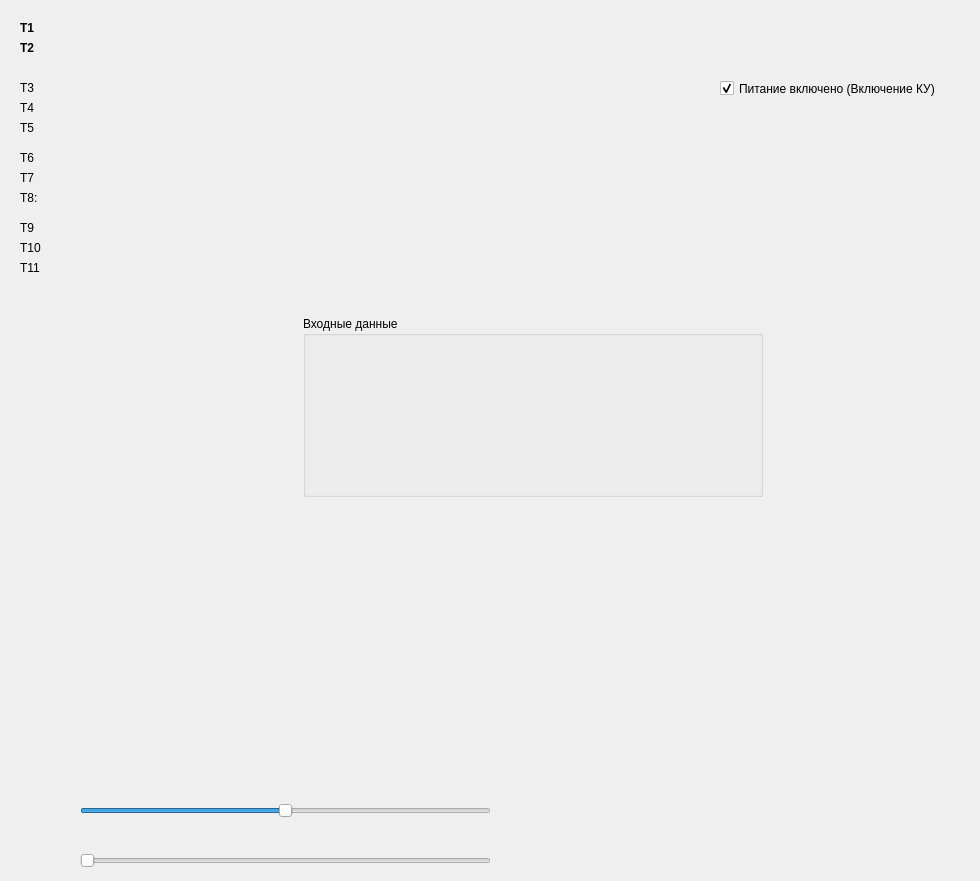
      <widget class="QWidget" name="tab">
       <attribute name="title">
        <string>Служебные</string>
       </attribute>
       <widget class="QSlider" name="horizontalSlider_4">
        <property name="geometry">
         <rect>
          <x>80</x>
          <y>800</y>
          <width>411</width>
          <height>22</height>
         </rect>
        </property>
        <property name="maximum">
         <number>200</number>
        </property>
        <property name="sliderPosition">
         <number>100</number>
        </property>
        <property name="orientation">
         <enum>Qt::Horizontal</enum>
        </property>
       </widget>
       <widget class="QSlider" name="horizontalSlider_5">
        <property name="geometry">
         <rect>
          <x>80</x>
          <y>850</y>
          <width>411</width>
          <height>22</height>
         </rect>
        </property>
        <property name="maximum">
         <number>500</number>
        </property>
        <property name="orientation">
         <enum>Qt::Horizontal</enum>
        </property>
       </widget>
       <widget class="QLabel" name="text_8">
        <property name="geometry">
         <rect>
          <x>20</x>
          <y>190</y>
          <width>271</width>
          <height>16</height>
         </rect>
        </property>
        <property name="text">
         <string>T8:</string>
        </property>
       </widget>
       <widget class="QLabel" name="text_2">
        <property name="geometry">
         <rect>
          <x>20</x>
          <y>40</y>
          <width>281</width>
          <height>16</height>
         </rect>
        </property>
        <property name="font">
         <font>
          <family>Segoe UI</family>
          <pointsize>9</pointsize>
          <weight>75</weight>
          <bold>true</bold>
         </font>
        </property>
        <property name="text">
         <string>T2</string>
        </property>
       </widget>
       <widget class="QLabel" name="text_3">
        <property name="geometry">
         <rect>
          <x>20</x>
          <y>80</y>
          <width>251</width>
          <height>16</height>
         </rect>
        </property>
        <property name="text">
         <string>T3</string>
        </property>
       </widget>
       <widget class="QLabel" name="text_5">
        <property name="geometry">
         <rect>
          <x>20</x>
          <y>120</y>
          <width>271</width>
          <height>16</height>
         </rect>
        </property>
        <property name="text">
         <string>T5</string>
        </property>
       </widget>
       <widget class="QLabel" name="text_7">
        <property name="geometry">
         <rect>
          <x>20</x>
          <y>170</y>
          <width>271</width>
          <height>16</height>
         </rect>
        </property>
        <property name="text">
         <string>T7</string>
        </property>
       </widget>
       <widget class="QLabel" name="text_1">
        <property name="geometry">
         <rect>
          <x>20</x>
          <y>20</y>
          <width>281</width>
          <height>16</height>
         </rect>
        </property>
        <property name="font">
         <font>
          <family>Segoe UI</family>
          <pointsize>9</pointsize>
          <weight>75</weight>
          <bold>true</bold>
         </font>
        </property>
        <property name="text">
         <string>T1</string>
        </property>
       </widget>
       <widget class="QLabel" name="text_6">
        <property name="geometry">
         <rect>
          <x>20</x>
          <y>150</y>
          <width>251</width>
          <height>16</height>
         </rect>
        </property>
        <property name="text">
         <string>T6</string>
        </property>
       </widget>
       <widget class="QCheckBox" name="checkBox">
        <property name="geometry">
         <rect>
          <x>720</x>
          <y>80</y>
          <width>251</width>
          <height>17</height>
         </rect>
        </property>
        <property name="text">
         <string>Питание включено (Включение КУ)</string>
        </property>
        <property name="checked">
         <bool>true</bool>
        </property>
       </widget>
       <widget class="QLabel" name="text_10">
        <property name="geometry">
         <rect>
          <x>20</x>
          <y>240</y>
          <width>271</width>
          <height>16</height>
         </rect>
        </property>
        <property name="text">
         <string>T10</string>
        </property>
       </widget>
       <widget class="QLabel" name="text_9">
        <property name="geometry">
         <rect>
          <x>20</x>
          <y>220</y>
          <width>251</width>
          <height>16</height>
         </rect>
        </property>
        <property name="text">
         <string>T9</string>
        </property>
       </widget>
       <widget class="QLabel" name="text_4">
        <property name="geometry">
         <rect>
          <x>20</x>
          <y>100</y>
          <width>271</width>
          <height>16</height>
         </rect>
        </property>
        <property name="text">
         <string>T4</string>
        </property>
       </widget>
       <widget class="QGroupBox" name="groupBox">
        <property name="geometry">
         <rect>
          <x>303</x>
          <y>316</y>
          <width>460</width>
          <height>181</height>
         </rect>
        </property>
        <property name="title">
         <string>Входные данные</string>
        </property>
       </widget>
       <widget class="QLabel" name="text_11">
        <property name="geometry">
         <rect>
          <x>20</x>
          <y>260</y>
          <width>271</width>
          <height>16</height>
         </rect>
        </property>
        <property name="text">
         <string>T11</string>
        </property>
       </widget>
      </widget>
